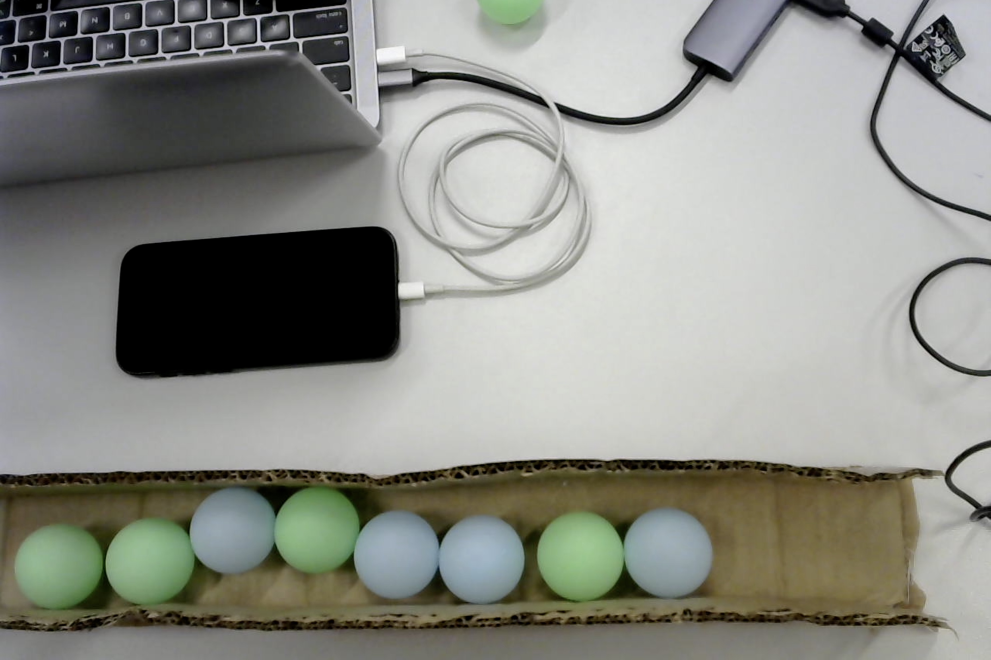
#> input picture src/vision/buffer_7.jpg, 2972 x 1980 px (shown at 1/3 size)
$ python simple.py
#> lines starting #> are read from the running program, lines starting #| are printed output that depends on the picture; after the words box and inside, x2 and y2 are one past the last pixel; in counts of white or black regions, pixels touching at a corner belong together
# this filters by color to find the circles of either blue  or green color
import cv2
import numpy as np

GREEN_BIT_VALUE = 0
BLUE_BIT_VALUE = 1

BALL_WIDTH = 250

frame = cv2.imread("buffer_7.jpg")
#> frame is the input picture: shape (1980, 2972, 3); mean B, G, R 133.1, 140.2, 138.8

#TODO: create a while loop to take an iamge every 0.1 seconds
hsv = cv2.cvtColor(frame, cv2.COLOR_BGR2HSV)
#> hsv: shape (1980, 2972, 3); mean H, S, V 48.9, 29.4, 142.4

blurred = cv2.GaussianBlur(hsv,(7,7),0)
#> blurred: shape (1980, 2972, 3); mean H, S, V 48.9, 29.4, 142.4

# Threshold of blue in HSV space
lower_blue = np.array([60, 35, 140])
upper_blue = np.array([180, 255, 255])

# Threshold of green in HSV space
lower_green = np.array([50, 40, 20])
upper_green = np.array([70, 255, 255])

def main():
    # preparing the mask to overlay
    blue_mask = cv2.inRange(blurred, lower_blue, upper_blue)

    # preparing the mask to overlay
    green_mask = cv2.inRange(blurred, lower_green, upper_green)

    # cv2.imshow('frame', frame)
    cv2.imshow('blue mask', blue_mask)

    green_contours = find_contours(green_mask)
    blue_contours = find_contours(blue_mask)
    print(f"green size: {len(green_contours)}")
    print(f"blue size: {len(blue_contours)}")

    cv2.imshow('green mask', green_mask)

    # covert the tuple into a list
    blue_contours = list(blue_contours)
    green_contours = list(green_contours)

    blue_contour_tuples = find_contour_centers(blue_contours)
    green_contour_tuples = find_contour_centers(green_contours)

    bits = []

    combined_list = blue_contour_tuples + green_contour_tuples
    xs, ys = zip(*combined_list)

    minX = min(xs)
    maxX = max(xs)
    minY = min(ys)
    maxY = max(ys)

    averageY = int((minY + maxY) /2)

    for i in range(0, 7):
        x = minX + (BALL_WIDTH* i) + (BALL_WIDTH /2)
        x = int(x)
        is_blue = blue_mask[averageY, x]
        is_green = green_mask[averageY, x]

        frame[averageY, x] = [255, 255, 255]
        cv2.imshow('frame', frame)


        if is_blue == 255:
            bits.append(BLUE_BIT_VALUE)
        elif is_green == 255:
            bits.append(GREEN_BIT_VALUE)
        else:
            print("NOT BLUE OR GREEN")


    # [16 lines of commented-out code are left out]

    print(bits)
    cv2.waitKey(0)

def find_contours(mask_image):
    # erode to get rid of unneeded pixels
    # kernel = np.ones((5, 5), np.uint8)
    kernel = cv2.getStructuringElement(cv2.MORPH_ELLIPSE,(4,4))

    blue_img_erosion = cv2.erode(mask_image, kernel, iterations=32)


    edged = cv2.Canny(blue_img_erosion, 30, 200)

    cv2.imshow('eroded', edged)

    contours, _ = cv2.findContours(edged,
        cv2.RETR_EXTERNAL, cv2.CHAIN_APPROX_NONE)

    return contours

def find_contour_centers(contours):
    contour_tuples = []
    for contour in contours:
        (x,y),_ = cv2.minEnclosingCircle(contour)
        print(f"{int(x)} {int(y)}")

        this_tuple =  (int(x), int(y))
        contour_tuples.append(this_tuple)
        # go from smallest x to highest x
        # and get the pixel value from the original image at each of those values
    return contour_tuples

if __name__ == '__main__':
    main()
#> in main, `blue_mask = cv2.inRange(blurred, lower_blue, upper_blue)`:
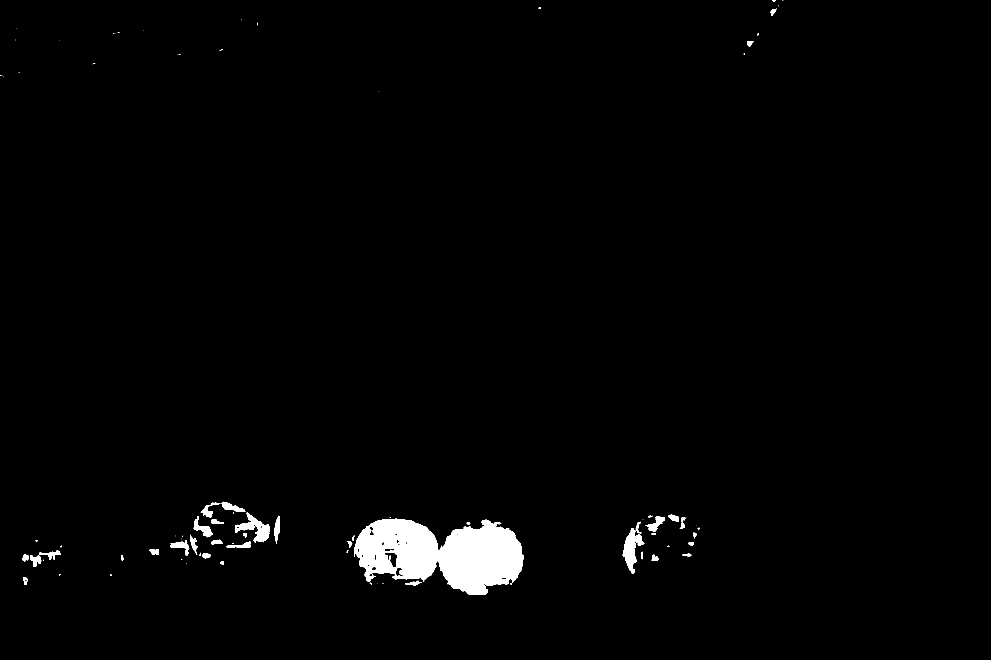
#> blue_mask: shape (1980, 2972) (shown at 1/3 size); 1.6% white; 92 white regions (46 under 20 px), largest, box (x1, y1, x2, y2) and area: (1063, 1556, 1571, 1784) 75589, (1868, 1584, 1933, 1722) 3829, (705, 1538, 809, 1628) 3581
#> in main, `green_mask = cv2.inRange(blurred, lower_green, upper_green)`:
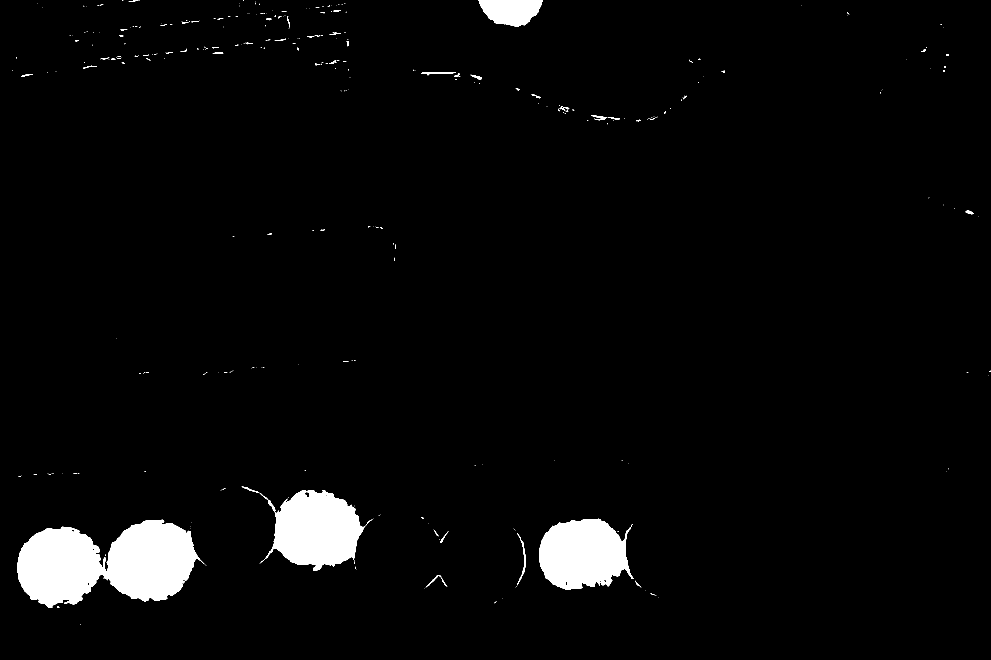
#> green_mask: shape (1980, 2972) (shown at 1/3 size); 3.5% white; 340 white regions (275 under 20 px), largest, box (x1, y1, x2, y2) and area: (53, 1559, 612, 1823) 96638, (778, 1470, 1117, 1713) 47834, (1618, 1556, 1901, 1770) 44366
#> in find_contours, `blue_img_erosion = cv2.erode(mask_image, kernel, iterations=32)`:
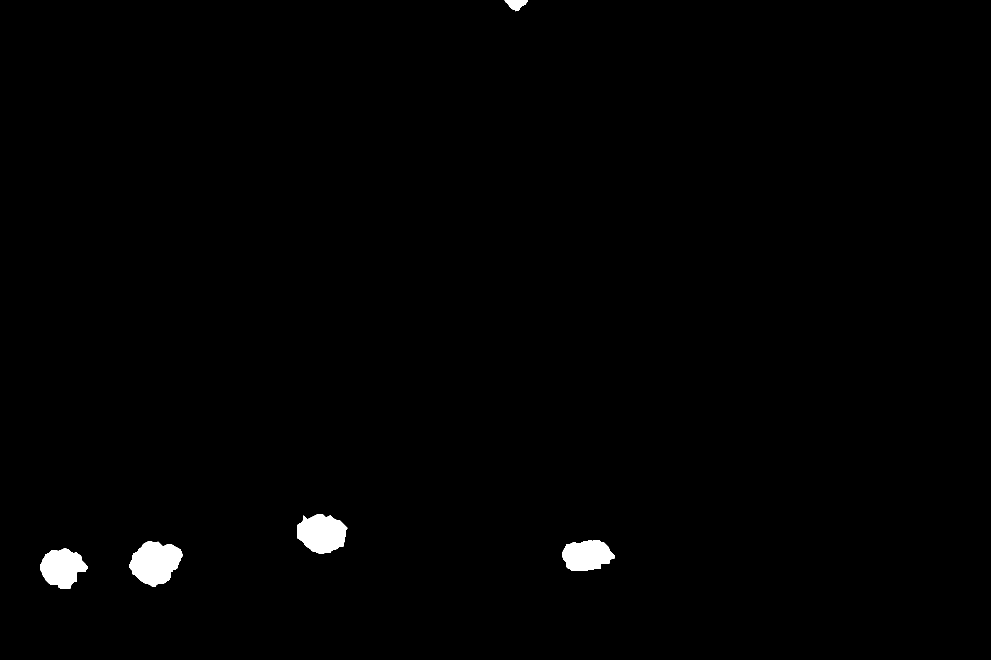
#> blue_img_erosion: shape (1980, 2972) (shown at 1/3 size); 0.88% white; 5 white regions, box (x1, y1, x2, y2) and area: (388, 1625, 547, 1761) 14822, (891, 1542, 1042, 1660) 13110, (120, 1645, 264, 1766) 11574, (1686, 1620, 1844, 1713) 10938, (1514, 0, 1584, 34) 1380
#> in find_contours, `edged = cv2.Canny(blue_img_erosion, 30, 200)`:
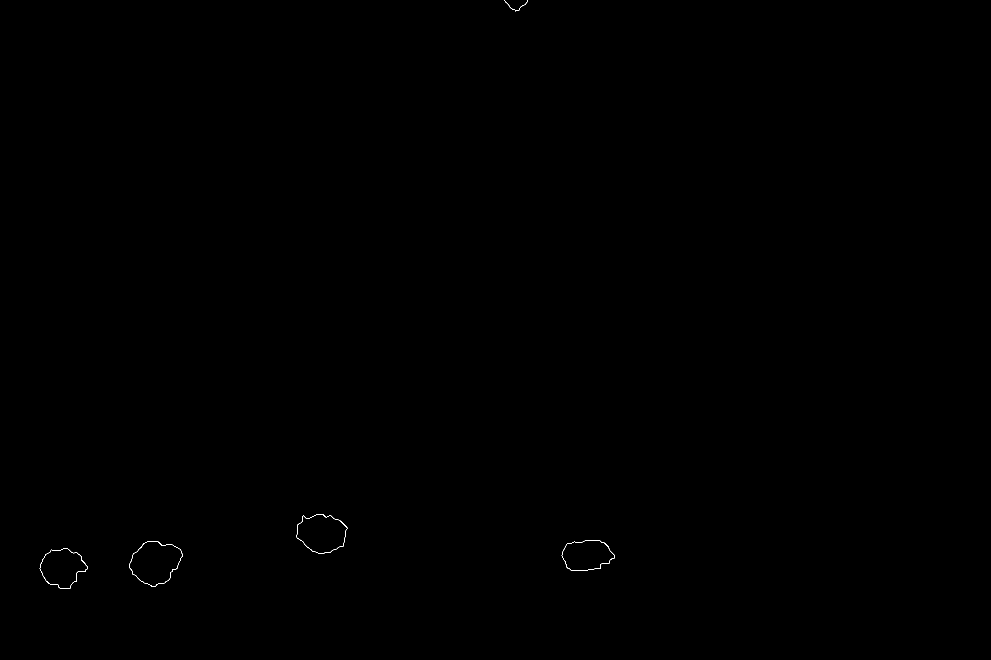
#> edged: shape (1980, 2972) (shown at 1/3 size); 0.03% white in thin lines or dots, all inside (x1, y1, x2, y2) = (119, 0, 1844, 1766)
#> in find_contours, `contours, _ = cv2.findContours(edged, cv2.RETR_EXTERNAL, cv2.CHAIN_APP..`: contours = 6 contours, 2 with area under 20; largest, box (x1, y1, x2, y2) and area: (387, 1624, 547, 1761) 14850, (890, 1542, 1042, 1660) 13142, (119, 1645, 264, 1766) 11564, (1685, 1620, 1844, 1713) 10936
#> in main, `green_contours = find_contours(green_mask)`: green_contours has the same summary as contours in find_contours
#> in find_contours (call 2), `blue_img_erosion = cv2.erode(mask_image, kernel, iterations=32)`:
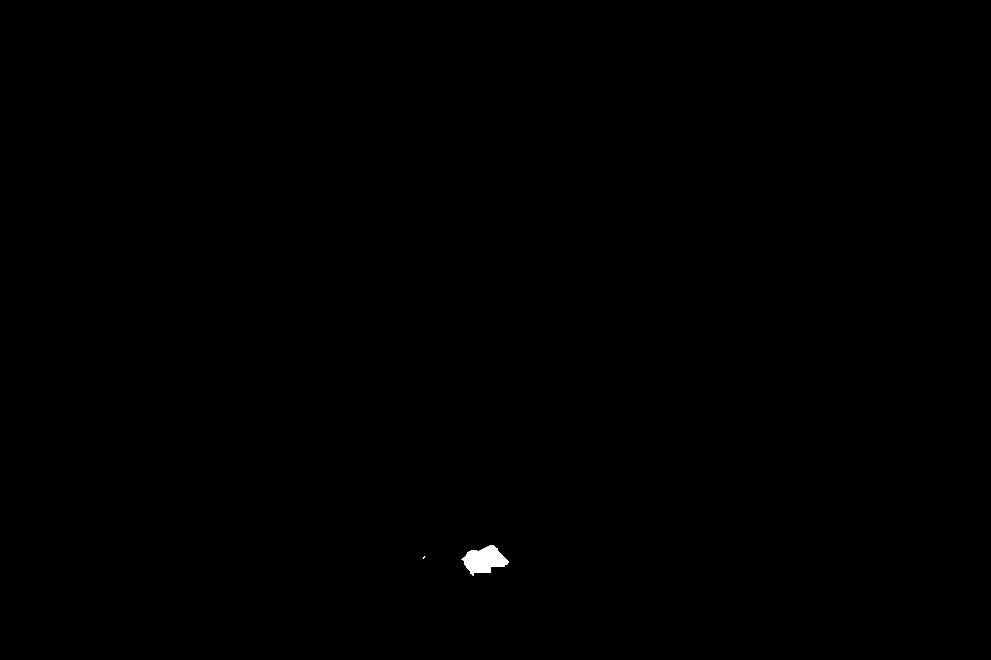
#> blue_img_erosion: shape (1980, 2972) (shown at 1/3 size); 0.13% white; 2 white regions, box (x1, y1, x2, y2) and area: (1385, 1635, 1527, 1728) 7492, (1268, 1669, 1276, 1676) 21
#> in find_contours (call 2), `edged = cv2.Canny(blue_img_erosion, 30, 200)`: edged: shape (1980, 2972); 0.01% white in thin lines or dots, all inside (x1, y1, x2, y2) = (1268, 1634, 1527, 1728)
#> in find_contours (call 2), `contours, _ = cv2.findContours(edged, cv2.RETR_EXTERNAL, cv2.CHAIN_APP..`: contours = 5 contours, 3 with area under 20; largest, box (x1, y1, x2, y2) and area: (1419, 1647, 1527, 1725) 35, (1385, 1634, 1494, 1728) 34
#> in main, `blue_contours = find_contours(blue_mask)`: blue_contours has the same summary as contours in find_contours
#| green size: 6
#| blue size: 5
#> the loop in find_contour_centers, `for contour in contours:` made 5 passes
#> (x, y, this_tuple) on passes 1, 2, 4, 5: (1273.5, 1672, (1273, 1672)), (1270.1, 1672.4, (1270, 1672)), (1471, 1699.9, (1470, 1699)), (1442.9, 1674.5, (1442, 1674))
#> (contour, x, y) on pass 3: ([[1274, 1668], [1273, 1669], [1274, 1668], [1275, 1668]], 1274, 1668.5)
#| 1273 1672
#| 1270 1672
#| 1274 1668
#| 1470 1699
#| 1442 1674
#> after the loop in find_contour_centers, `for contour in contours:`: contour_tuples = [(1273, 1672), (1270, 1672), (1274, 1668), (1470, 1699), (1442, 1674)]
#> in main, `blue_contour_tuples = find_contour_centers(blue_contours)`: blue_contour_tuples has the same summary as contour_tuples in find_contour_centers
#> the loop in find_contour_centers (call 2), `for contour in contours:` made 6 passes
#> (x, y, this_tuple) on passes 1 to 6: (191, 1702.5, (191, 1702)), (466.3, 1679.9, (466, 1679)), (1764, 1669.5, (1764, 1669)), (965.5, 1597, (965, 1597)), (1565, 16.5, (1565, 16)), (1529, 16.5, (1529, 16))
#| 191 1702
#| 466 1679
#| 1764 1669
#| 965 1597
#| 1565 16
#| 1529 16
#> in main, `green_contour_tuples = find_contour_centers(green_contours)`: green_contour_tuples = [(191, 1702), (466, 1679), (1764, 1669), (965, 1597), (1565, 16), (1529, 16)]
#> in main, `combined_list = blue_contour_tuples + green_contour_tuples`: combined_list = [(1273, 1672), (1270, 1672), (1274, 1668), (1470, 1699), (1442, 1674), (191, 1702), (466, 1679), (1764, 1669), (965, 1597), (1565, 16), (1529, 16)]
#> in main, `xs, ys = zip(*combined_list)`: xs = (1273, 1270, 1274, 1470, 1442, 191, 466, 1764, 965, 1565, 1529); ys = (1672, 1672, 1668, 1699, 1674, 1702, 1679, 1669, 1597, 16, 16)
#> in main, `minX = min(xs)`: minX = 191
#> in main, `maxX = max(xs)`: maxX = 1764
#> in main, `minY = min(ys)`: minY = 16
#> in main, `maxY = max(ys)`: maxY = 1702
#> in main, `averageY = int((minY + maxY) /2)`: averageY = 859
#> the loop in main, `for i in range(0, 7):` made 7 passes
#> x on passes 1 to 7: 316, 566, 816, 1066, 1316, 1566, 1816
#> after the loop in main, `for i in range(0, 7):`: bits = []
